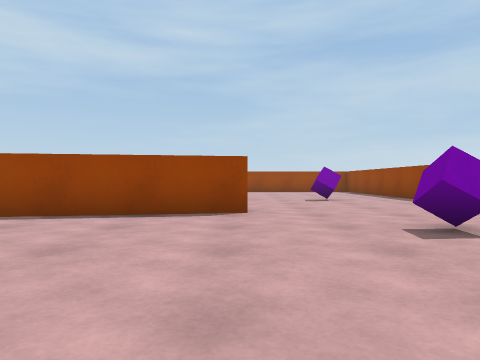
[1] (above)

17 first-person views from a walk through a 3-D level made in the Unity game engine. The camera is 0.58 m above the floor, looks level and sees 70° across. The floor is counted in squares, 1 m on a side. Each view is taken from the middle of a square. On the plan, view 1 faces up. The plan holds only what a view shows up to about 9 squares ahead; the rest is blank. The player is left out.

[2]
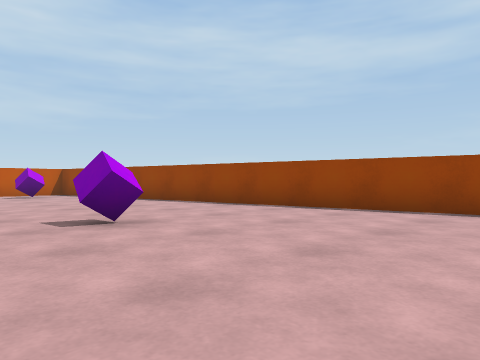

[3]
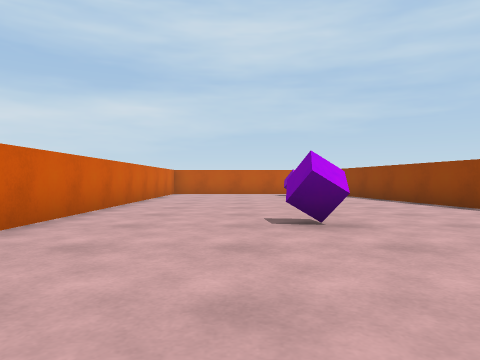

[4]
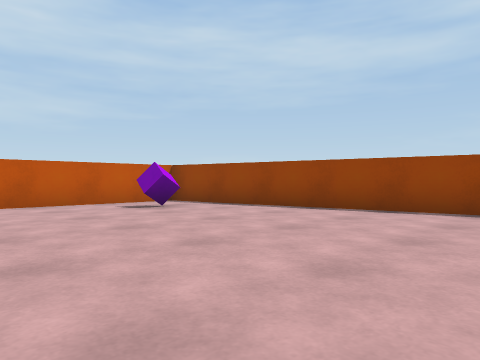

[5]
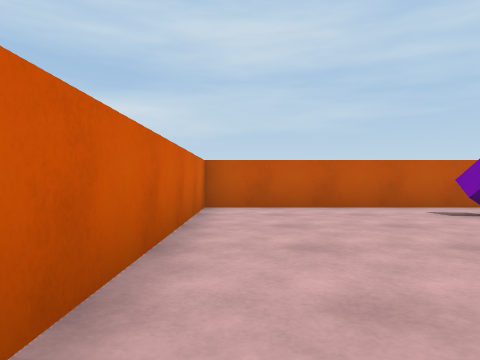

[6]
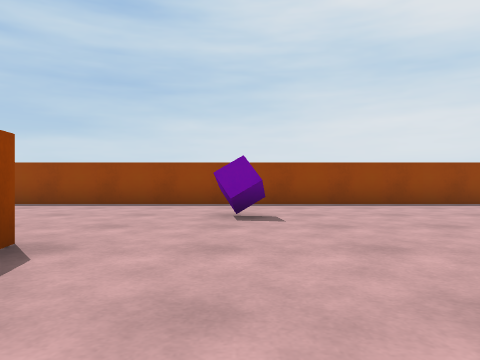

[7]
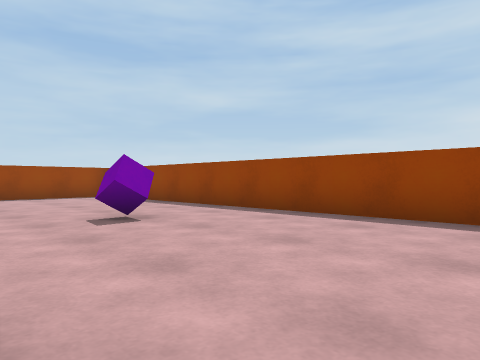

[8]
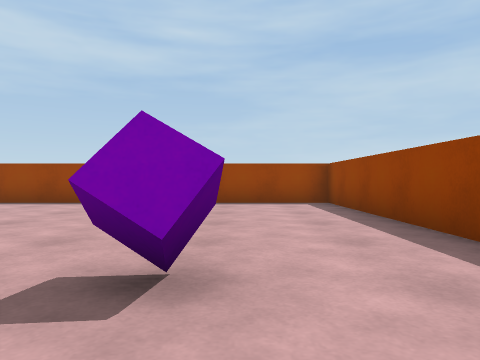

[9]
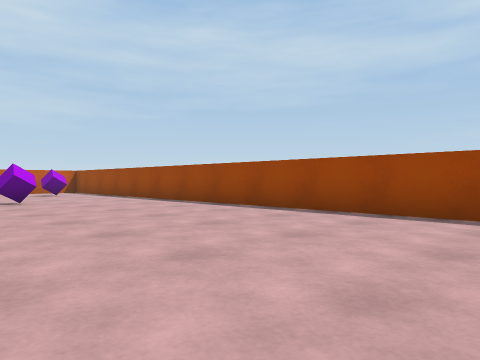

[10]
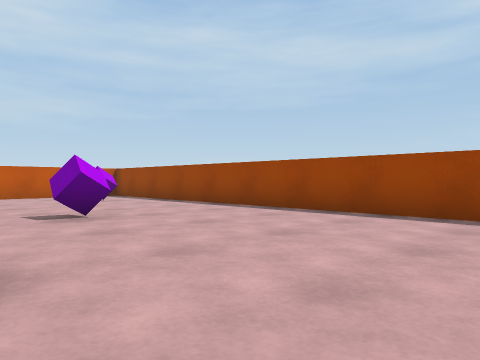

[11]
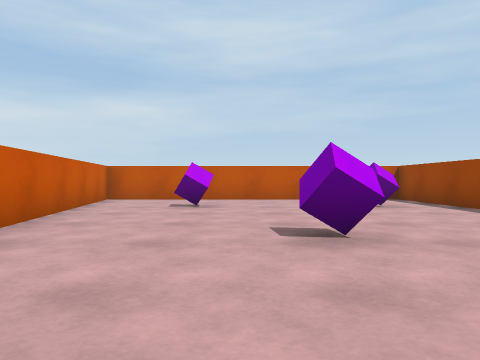

[12]
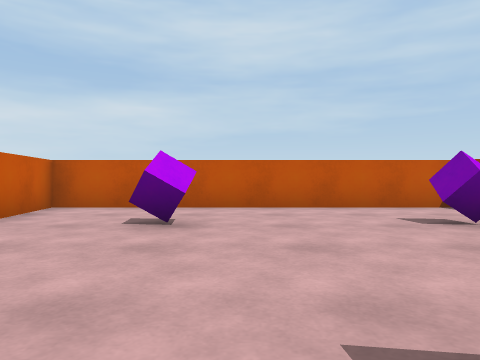

[13]
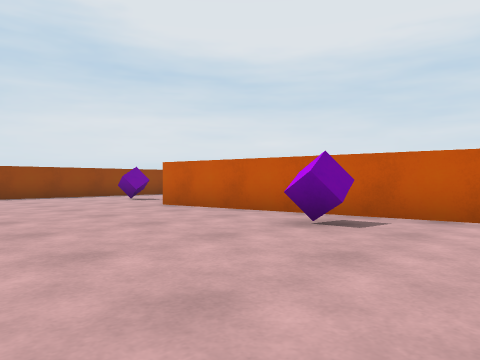

[14]
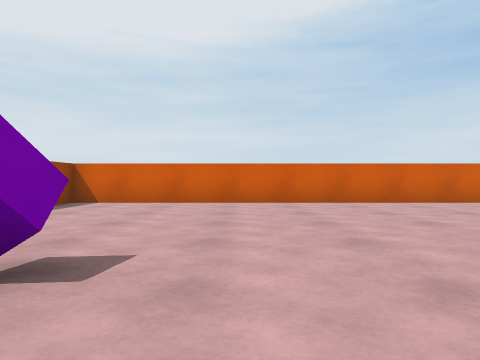

[15]
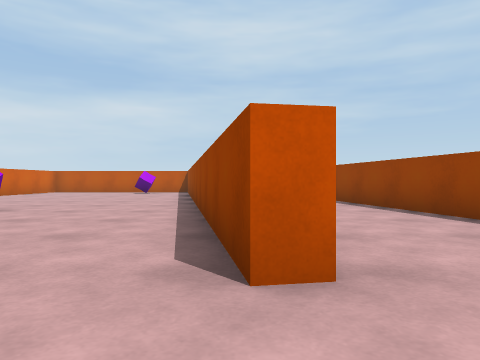

[16]
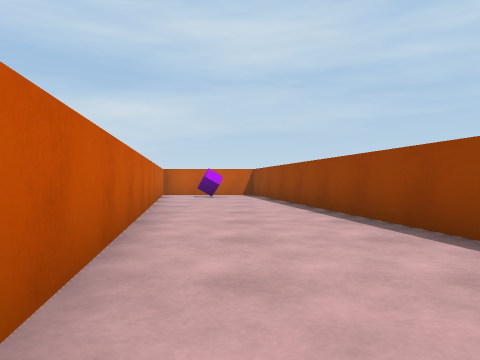

[17]
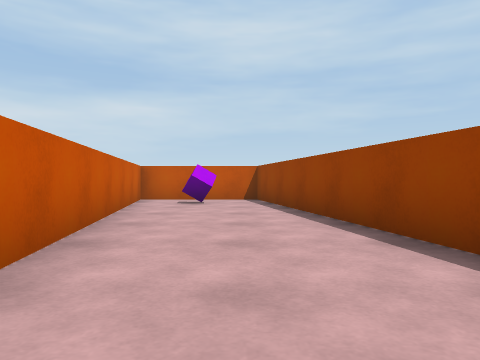

### Floor plan
Points are (right, up) in squares from view 1. A wall is a line through its corners. A room is listed if a view was taken in it or the views show most of it. See-through windows are left out.
Room 1 (views 1, 2, 3, 4, 5, 6, 7, 8, 9, 10, 11, 12, 13, 14, 15, 16, 17)
walls: (-2.9, 9.5) (-13, 7.7); (-6.1, 9.5) (0.1, 10.6); (0, 6.7) (0.1, 6.1) (-13.1, 3.7); (-13, 4.2) (-2.2, 6.2); (-14.2, 3.1) (-14.2, -2.7) (5.3, -2.7) (5.3, 16.8) (-9, 16.8); (-10.8, 16.8) (-13, 16.8); (-14.2, 16.4) (-14.2, 8) (-8, 9.1)
objects: purple cube (-12, 2); purple cube (-12, 6); purple cube (-11, 11); purple cube (-11, 15); purple cube (-7, 13); purple cube (-4, 1); purple cube (-4, 11); purple cube (3, 4); purple cube (3, 10)

Where each view was taken, in squares from view 1:
view 1: 0 up, 0 right, facing up
view 2: 1 down, 0 right, facing up-left
view 3: 0 up, 0 right, facing left
view 4: 2 down, 6 left, facing up-left
view 5: 2 down, 7 left, facing left
view 6: 4 up, 3 left, facing right
view 7: 5 up, 0 right, facing up-right
view 8: 8 up, 3 right, facing up
view 9: 11 up, 2 right, facing up-left
view 10: 11 up, 2 left, facing up-left
view 11: 12 up, 4 left, facing left
view 12: 12 up, 7 left, facing left
view 13: 15 up, 7 left, facing down-right
view 14: 6 up, 1 right, facing down
view 15: 6 up, 2 right, facing left
view 16: 7 up, 1 left, facing left
view 17: 7 up, 4 left, facing left
